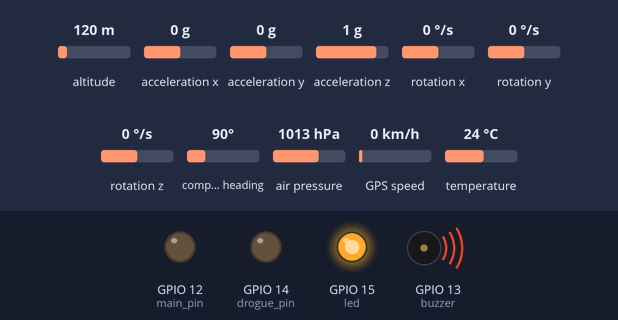
The sketch below on a simulated ESP32. Shown: output pins drawn as LEDs (lit = HIGH), buzzer (waves = sounding, pin HIGH). The inputs (shaded band) are chosen by the test bench; at power-on: air pressure 1013 hPa, altitude 120 m, acceleration x 0 g, acceleration y 0 g, acceleration z 1 g, rotation x 0 °/s, rotation y 0 °/s, rotation z 0 °/s, compass heading 90°, GPS speed 0 km/h, temperature 24 °C. Storage starts empty; the GPS gets a fix after 3 s at 37.7749, -122.4194 with 8 satellites.

Above: at 5.1 s.
At 11.2 s:
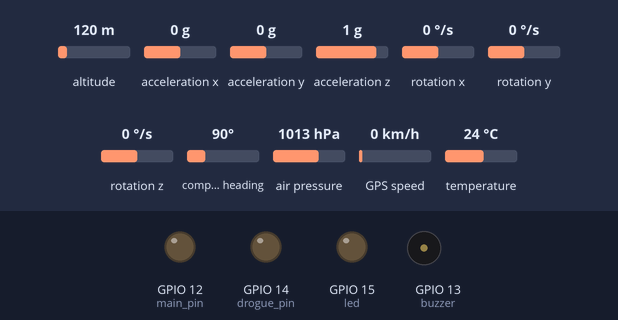
11.3 s: air pressure set to 952 hPa
Timing chart, 0 to 14.3 s (numbered marks = the images above; inputs shaded):
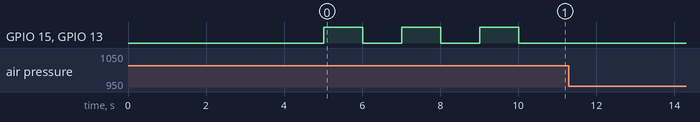

The sketch:

Code.ino
```cpp
/*
Microcontroller - ESP Wroom 32

ESP Wroom 32
Vin = Battery +ve
Gnd = Battery -ve

BMP280
VCC = 3V3
GND = GND
SCL = GPIO22
SDA = GPIO21

MPU6050
VCC = 3V3
GND = GND
SCL = GPIO22
SDA = GPIO21

NEO GPS
VCC = 3V3
RX = GPIO17
TX = GPIO16
GND = GND

Xbee
VCC = 3V3 (sheild)
RX = GPIO04
TX = GPIO02
Gnd = Gnd

SD Card Reader
CS = GPIO5
SCK = GPIO18
MOSI = GPIO23
MISO = GPIO19
VCC = 3V3
Gnd = Gnd

LED
Anode = GPIO15
Cathode = Gnd

Buzzer
Anode = GPIO13
Cathode = Gnd

TIP122 npn(Drouge)
Base = GPIO14
Collector = battery +ve
Emitter = Gnd

TIP122 npn(Main)
Base = GPIO12
Collector = battery +ve
Emitter = Gnd

*/

#include <SD.h>
#include <SPI.h>
#include <Adafruit_Sensor.h>
#include <Adafruit_BMP280.h>
#include <Adafruit_MPU6050.h>
#include <TinyGPSPlus.h>
#include <Wire.h>
#include <SoftwareSerial.h>

Adafruit_BMP280 bmp;
Adafruit_MPU6050 mpu;
TinyGPSPlus gps;
File myFile,myFile1;
TaskHandle_t task_loop1;
SoftwareSerial sserial(2,4);

int buzzer=13,led=15,drogue_pin=14,main_pin=12;
const int CS=5,n=15;
String dataFile="/data.txt",logFile="/log.txt";
float pressure,curr_altitude=0,prev_altitude,temperature,acc_x,acc_y,acc_z,rot_x,rot_y,rot_z,latitude,longitude,avg=0,apogee,drogue_deployed,main_deployed,curr,prev,agl=0,main_altitude=1500;
bool flag_drogue=false,flag_main=false,flag_arm=false,flag_bmp=false,flag_mpu=false;

byte packet[]={0X7E ,0X00 ,0X39 ,0x10, 0X01 ,0X00 ,0X13 ,0XA2 ,0X00 ,0X41 ,0X92 ,0X5C ,0X75 ,0XFF ,0XFE ,0X00 ,0X00 //0-16
,0X30 ,0X30 ,0X30 ,0X30 ,0X30 ,0X2E ,0X30 ,0X30 //17-24 pressure
,0X00 ,0X00 ,0X00 ,0X00 ,0X2E ,0X00 ,0X00 //25-31 bmp altitude
,0x00 ,0x00 ,0x2E ,0x00 ,0x00 //32-36 temperature
,0x00 ,0x00 ,0x2E ,0x00 ,0x00 //37-41 acceleration
,0X00 ,0X00 ,0X2E ,0X00 ,0X00 ,0X00 ,0X00, 0X00 ,0X00 //42-50 latitude
,0X00 ,0X00 ,0X2E ,0X00 ,0X00 ,0X00 ,0X00, 0X00 ,0X00 //51-59 longitude
,0X00};//60 checksum

void esploop1(void* pvParameters){
  delay(20000);
  setup1();

  for(;;){
    loop1();
  }
}

void setup() {
  xTaskCreatePinnedToCore(esploop1,"loop1",10000,NULL,1,&task_loop1,!ARDUINO_RUNNING_CORE);
  sserial.begin(9600);
  Serial2.begin(9600,SERIAL_8N1,16,17);

  delay(5000);

  pinMode(buzzer,OUTPUT);
  pinMode(led,OUTPUT);

  digitalWrite(buzzer,LOW);
  digitalWrite(led,LOW);

  if(SD.begin(CS)){
    digitalWrite(buzzer,HIGH);
    digitalWrite(led,HIGH);
    delay(1000);
    digitalWrite(led,LOW);
    digitalWrite(buzzer,LOW);
  }

  delay(1000);

  // if(SD.exists(dataFile)){
  //   SD.remove(dataFile);
  // }

  // delay(1000);

  // if(SD.exists(logFile)){
  //   SD.remove(logFile);
  // }

  // delay(1000);

  if(bmp.begin(0x76)){
    flag_bmp=true;
    digitalWrite(buzzer,HIGH);
    digitalWrite(led,HIGH);
    delay(1000);
    digitalWrite(led,LOW);
    digitalWrite(buzzer,LOW);
  }

  delay(1000);

  if(mpu.begin(0x68)){
    flag_mpu=true;
    digitalWrite(buzzer,HIGH);
    digitalWrite(led,HIGH);
    delay(1000);
    digitalWrite(led,LOW);
    digitalWrite(buzzer,LOW);
  }

  myFile=SD.open(dataFile,FILE_APPEND);

  if(myFile){
    myFile.println();
    myFile.println();
    myFile.println();
    myFile.println();
    myFile.close();
  }

  myFile1=SD.open(logFile,FILE_APPEND);

  if(myFile1){
    myFile1.println();
    myFile1.println();
    myFile1.println();
    myFile1.println();
    myFile1.println("Pressure(Pa),Altitude(ft),Temperature(C),Acceleration_x(m/s2),Acceleration_y(m/s2),Acceleration_z(m/s2),Rotation_x(deg),Rotation_y(deg),Rotation_z(deg),Latitude(deg),Longitude(deg)");
    myFile1.println();

    if(flag_bmp){
      myFile1.println("BMP initialised successfully!");
      myFile1.println();
    }
    else{
      myFile1.println("Error initialising BMP!");
    }

    if(flag_mpu){
      myFile1.println("MPU initialised successfully!");
      myFile1.println();
    }
    else{
      myFile1.println("Error initialising MPU!");
    }
    myFile1.close();
  }
}

void setup1(){
  AGL();
  while(!flag_arm){
    if(curr_altitude>(agl+100)){
      flag_arm=true;
    }
    delay(50);
  }

  pinMode(drogue_pin,OUTPUT);
  pinMode(main_pin,OUTPUT);

  digitalWrite(drogue_pin,LOW);
  digitalWrite(main_pin,LOW);
}

void loop() {
  getBmpData();
  getMpuData();
  getGpsData();

  dataLog();
  xbee();

  delay(50);
}

void loop1(){
  if(!flag_main){
    myFile1=SD.open(logFile,FILE_APPEND);
    if(myFile1){
      if(!flag_drogue){
        apogee_func();
      }
      else if(flag_drogue){
        if(curr_altitude<=(agl+main_altitude)){
          myFile1.println("Trigger 3 triggered!");
          myFile1.println("Deploying main chute!");
          main_func();
        }
      }
      myFile1.close();
    }
  }
  delay(200);
}

void AGL(){
  for(int i=0;i<10;i++){
    agl+=curr_altitude;
    delay(500);
  }
  agl=agl/10;

  myFile1=SD.open(logFile,FILE_APPEND);
  if(myFile1){
    myFile1.print("AGL : ");
    myFile1.println(agl);
    myFile1.close();
  }
}

void apogee_func(){
  if(curr_altitude<prev_altitude){
    apogee=prev_altitude;
    myFile1.print("Trigger 1 triggered at : ");
    myFile1.println(apogee); //apogee and not prev_altitude as it keeps changing continuously
    myFile1.println("Might be error, verifying trigger 2: ");
    curr=curr_altitude;
    prev=prev_altitude;
    for(int i=0;i<n;i++){
      avg=avg+(curr-prev);
      prev=curr;
      delay(200);
      curr=curr_altitude;
    }
    avg=avg/n;
    if(int(avg)<0){
      myFile1.println("Trigger 2 triggered!");
      myFile1.print("Apogee : ");
      myFile1.println(apogee);
      myFile1.println("Deploying drogue chute!");
      drogue_func();
    }
    else{
      avg=0;
    }
    myFile1.println();
  }
}

void drogue_func(){
  digitalWrite(buzzer,HIGH);
  digitalWrite(led,HIGH);
  digitalWrite(drogue_pin,HIGH);
  drogue_deployed=curr_altitude;
  myFile1.print("Drogue deployed at : ");
  myFile1.println(drogue_deployed);
  delay(5000);
  digitalWrite(drogue_pin,LOW);
  digitalWrite(led,LOW);
  digitalWrite(buzzer,LOW);
  flag_drogue=true;
}

void main_func(){
  digitalWrite(buzzer,HIGH);
  digitalWrite(led,HIGH);
  digitalWrite(main_pin,HIGH);
  main_deployed=curr_altitude;
  myFile1.print("Main deployed at : ");
  myFile1.println(main_deployed);
  delay(5000);
  digitalWrite(main_pin,LOW);
  digitalWrite(led,LOW);
  digitalWrite(buzzer,LOW);
  flag_main=true;
}

void getBmpData(){
  prev_altitude=curr_altitude;

  pressure=bmp.readPressure();
  curr_altitude=bmp.readAltitude()*3.28084;
  temperature=bmp.readTemperature();
}

void getMpuData(){
  sensors_event_t a,g,temp;
  mpu.getEvent(&a,&g,&temp);

  acc_x=a.acceleration.x * (-1);
  acc_y=a.acceleration.y;
  acc_z=a.acceleration.z;

  rot_x=g.gyro.x;
  rot_y=g.gyro.y;
  rot_z=g.gyro.z;
}

void getGpsData(){
  while(Serial2.available()>0){
    if(gps.encode(Serial2.read())){
      if(gps.location.isValid()){
        latitude=gps.location.lat() * (-1);
        longitude=gps.location.lng() * (-1);
      }
    }
  }
}

void dataLog(){
  myFile=SD.open(dataFile,FILE_APPEND);
  if(myFile){
    myFile.print(pressure);
    myFile.print(',');
    myFile.print(curr_altitude);
    myFile.print(',');
    myFile.print(temperature);
    myFile.print(',');
    myFile.print(acc_x);
    myFile.print(',');
    myFile.print(acc_y);
    myFile.print(',');
    myFile.print(acc_z);
    myFile.print(',');
    myFile.print(rot_x);
    myFile.print(',');
    myFile.print(rot_y);
    myFile.print(',');
    myFile.print(rot_z);
    myFile.print(',');
    myFile.print(latitude,6);
    myFile.print(',');
    myFile.println(longitude,6);

    myFile.close();
  }
}

void xbee(){
  long temp = convert(pressure,2);
  cal_bytes(temp,7,2,24);

  temp = convert(curr_altitude,2);
  cal_bytes(temp,6,2,31);

  temp = convert(temperature,2);
  cal_bytes(temp,4,2,36);

  temp = convert(acc_x,2);
  cal_bytes(temp,4,2,41);

  temp = convert(latitude,6);
  cal_bytes(temp,8,6,50);

  temp = convert(longitude,6);
  cal_bytes(temp,8,6,59);

  checksum();
  sserial.write(packet,sizeof(packet));
}

long convert(float value,int num){
  float temp1 = value * pow(10,num);
  long temp2 = long(temp1);
  return temp2;
}

void cal_bytes(long temp,int l,int num,int byte2){
  for(int i=0;i<l+1;i++){
    if(i!=num){
      char char1=((temp%10)+48);
      packet[byte2-i]=byte(char1);
      temp=temp/10;
    }
  }
}

void checksum(){
  int sum1 = 0;
  for(int i=3;i<60;i++){
    sum1=sum1+long(packet[i]);
  }

  byte ff = byte(sum1);
  byte xyz=0xFF - ff;
  packet[60]=xyz;
}
```
